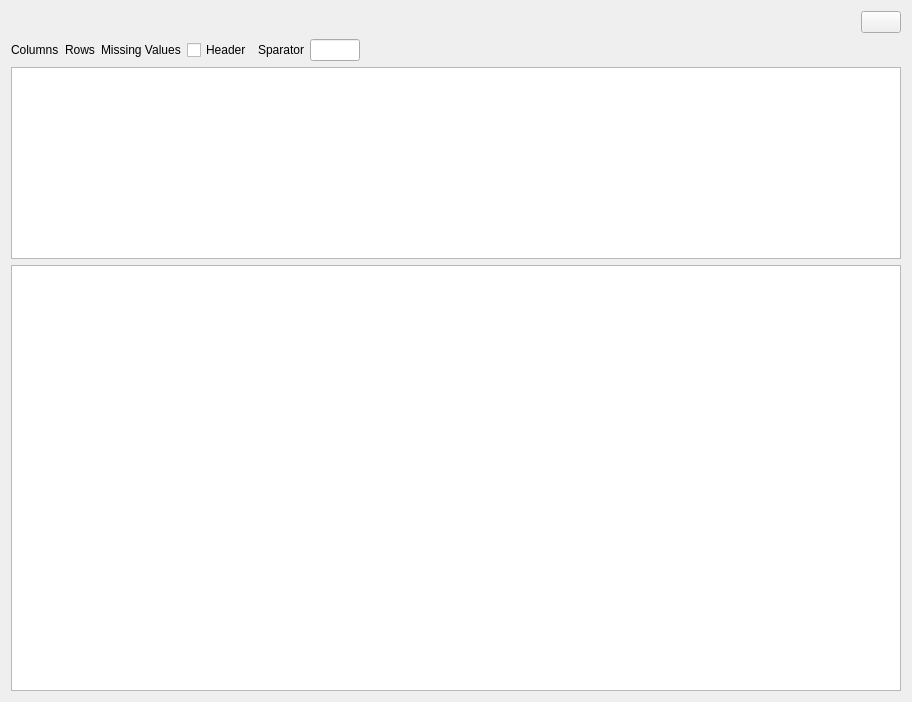
<?xml version="1.0" encoding="UTF-8"?>
<ui version="4.0">
 <class>CSVDataTableInfo</class>
 <widget class="QWidget" name="CSVDataTableInfo">
  <property name="geometry">
   <rect>
    <x>0</x>
    <y>0</y>
    <width>912</width>
    <height>702</height>
   </rect>
  </property>
  <property name="windowTitle">
   <string>Form</string>
  </property>
  <layout class="QVBoxLayout" name="verticalLayout" stretch="0,0,0,1">
   <item>
    <layout class="QHBoxLayout" name="horizontalLayout">
     <item>
      <spacer name="horizontalSpacer">
       <property name="orientation">
        <enum>Qt::Orientation::Horizontal</enum>
       </property>
       <property name="sizeHint" stdset="0">
        <size>
         <width>40</width>
         <height>20</height>
        </size>
       </property>
      </spacer>
     </item>
     <item>
      <widget class="QPushButton" name="openButton">
       <property name="text">
        <string/>
       </property>
       <property name="icon">
        <iconset theme="QIcon::ThemeIcon::DocumentOpen"/>
       </property>
      </widget>
     </item>
    </layout>
   </item>
   <item>
    <layout class="QHBoxLayout" name="horizontalLayout_2">
     <item>
      <widget class="QLabel" name="columnsLabel">
       <property name="text">
        <string>Columns</string>
       </property>
      </widget>
     </item>
     <item>
      <widget class="QLabel" name="rowsLabel">
       <property name="text">
        <string>Rows</string>
       </property>
      </widget>
     </item>
     <item>
      <widget class="QLabel" name="missingValuesLabel">
       <property name="text">
        <string>Missing Values</string>
       </property>
      </widget>
     </item>
     <item>
      <widget class="QCheckBox" name="headerCheckBox">
       <property name="text">
        <string>Header</string>
       </property>
      </widget>
     </item>
     <item>
      <widget class="QLabel" name="label">
       <property name="text">
        <string>Sparator</string>
       </property>
      </widget>
     </item>
     <item>
      <widget class="QLineEdit" name="separatorLineEdit">
       <property name="sizePolicy">
        <sizepolicy hsizetype="Fixed" vsizetype="Fixed">
         <horstretch>0</horstretch>
         <verstretch>0</verstretch>
        </sizepolicy>
       </property>
       <property name="maximumSize">
        <size>
         <width>50</width>
         <height>16777215</height>
        </size>
       </property>
       <property name="maxLength">
        <number>1</number>
       </property>
      </widget>
     </item>
     <item>
      <spacer name="horizontalSpacer_2">
       <property name="orientation">
        <enum>Qt::Orientation::Horizontal</enum>
       </property>
       <property name="sizeHint" stdset="0">
        <size>
         <width>40</width>
         <height>20</height>
        </size>
       </property>
      </spacer>
     </item>
    </layout>
   </item>
   <item>
    <widget class="QTableView" name="columnsInfoTable">
     <property name="editTriggers">
      <set>QAbstractItemView::EditTrigger::NoEditTriggers</set>
     </property>
    </widget>
   </item>
   <item>
    <widget class="QTableView" name="table">
     <property name="editTriggers">
      <set>QAbstractItemView::EditTrigger::NoEditTriggers</set>
     </property>
    </widget>
   </item>
  </layout>
 </widget>
 <resources/>
 <connections/>
</ui>
